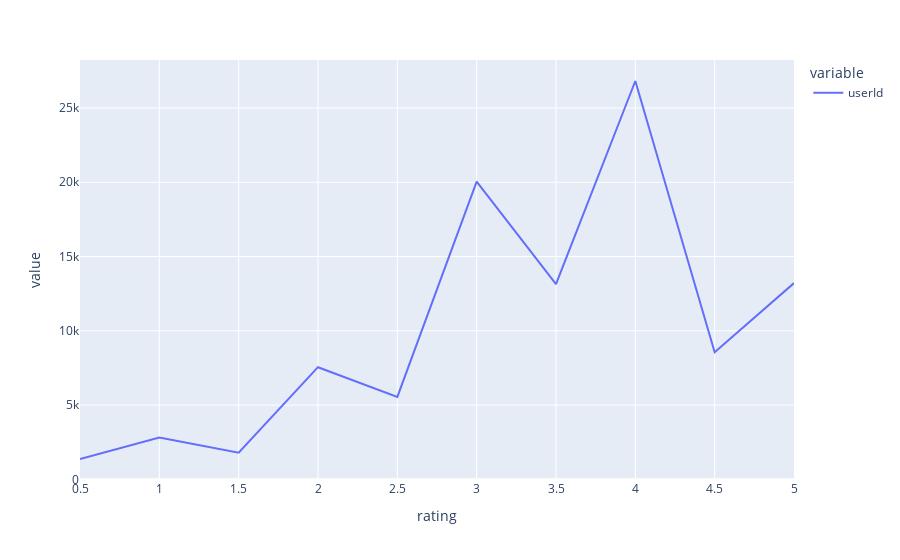

The cell this chart's notebook holds for it:
### Code cell
real=df.groupby(['rating'])['userId'].count()
real=pd.DataFrame(real)
fig = px.line(real)
fig.show()

### Figure 1 — Plotly figure (JSON) as saved in the notebook; plotly's stock layout.template omitted (floating-point values rounded to 4 significant figures)
{"data": [{"hovertemplate": "variable=userId<br>rating=%{x}<br>value=%{y}<extra></extra>", "legendgroup": "userId", "line": {"color": "#636efa", "dash": "solid"}, "marker": {"symbol": "circle"}, "mode": "lines", "name": "userId", "orientation": "v", "showlegend": true, "type": "scatter", "x": [0.5, 1, 1.5, 2, 2.5, 3, 3.5, 4, 4.5, 5], "xaxis": "x", "y": [1370, 2811, 1791, 7551, 5550, 20047, 13136, 26818, 8551, 13211], "yaxis": "y"}], "layout": {"legend": {"title": {"text": "variable"}, "tracegroupgap": 0}, "margin": {"t": 60}, "xaxis": {"anchor": "y", "domain": [0, 1], "title": {"text": "rating"}}, "yaxis": {"anchor": "x", "domain": [0, 1], "title": {"text": "value"}}}}
